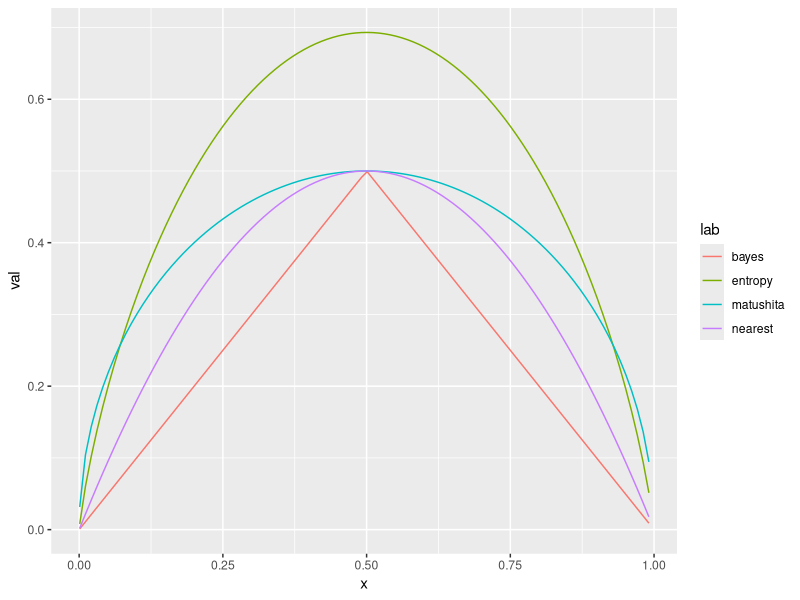

Generate this figure with R:
library(ggplot2)

bayes <- function(x) min(x,1-x)
nearest <- function(x) 2*x*(1-x)
matushita <- function(x) sqrt(x*(1-x))
entropy <- function(x) -x*log(x)-(1-x)*log(1-x)
negJeffrey <- function(x) -(2*x - 1) * log(x/(1-x))

x <- seq(0.001,0.999, 0.01)

bV <- Vectorize(bayes)
nV <- Vectorize(nearest)
mV <- Vectorize(matushita)
eV <- Vectorize(entropy)
jV <- Vectorize(negJeffrey)

lab <- c(rep("bayes",100),rep("nearest", 100),rep("matushita",100),rep("entropy",100))
val <- c(bV(x), nV(x), mV(x), eV(x))

df = data.frame(x, val, lab)

png("F-error.png", units="in", width=8, height=6, res=600)
ggplot(data=df, aes(x=x,y=val,group=lab, colour=lab)) + geom_line()
dev.off()
